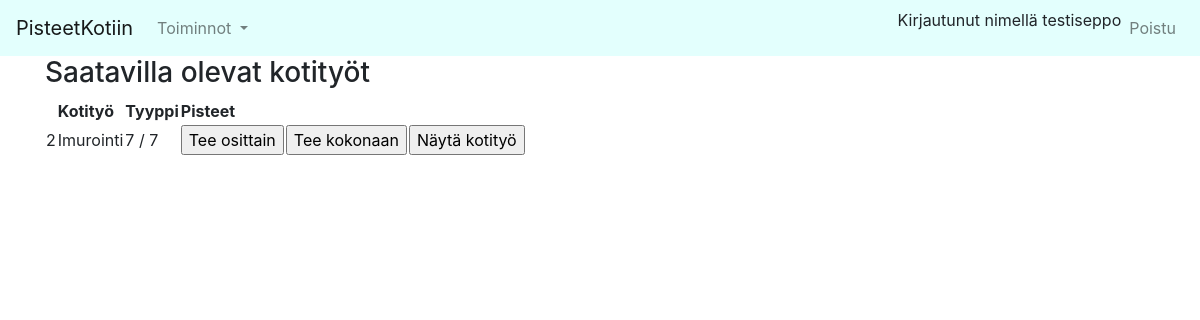
The page /chores/ (signed in) on the database its author committed.
### application/auth/models.py (models this page shows, shortened)
class User(Base):
    __tablename__ = "account"
    name = db.Column(db.String(144), nullable=False)
    username = db.Column(db.String(144), nullable=False)
    password = db.Column(db.String(144), nullable=False)
    points= db.Column(db.Integer, nullable=False)
    household= db.Column(db.Integer, db.ForeignKey('household.id'),nullable=False)
    nameIndex= db.Index("name_index", name)

### application/chores/models.py (models this page shows, shortened)
class AvailableChore(Base):
    __tablename__ = "chore"
    householdid = db.Column(db.Integer, db.ForeignKey('household.id'), nullable=False)
    points = db.Column(db.Integer, nullable=False)
    maxpoints = db.Column(db.Integer, nullable=False)
    choretype= db.Column(db.Integer, db.ForeignKey('choretype.id'), nullable= False)
    message= db.Column(db.String(144), nullable= True)
    type_index=db.Index("type_index", choretype)
    @staticmethod
    def list_chores(household):
        res=""
        try:
            stmt = text("SELECT chore.id, chore.points, chore.maxpoints, choretype.name "
                        "FROM chore INNER JOIN choretype ON chore.choretype=choretype.id "
                        " WHERE chore.householdid= " + str(household) +" AND chore.points>0;")
            res = db.engine.execute(stmt)
        except Exception as e:
            return render_template("/error.html", message= e.message)
        response = []
        for row in res:
            response.append({"id":row[0], "points":row[1], "maxpoints": row[2], "choretype": row[3]})
        return response

### application/choretype/models.py (models this page shows, shortened)
class Choretype(Base):
    name= db.Column(db.String(144), nullable=False)

### application/chores/views.py (the view)
@app.route("/chores/", methods=["GET"])
@login_required(role="ANY")
def chore_index():
    return render_template("/chores/list.html", chores = AvailableChore.list_chores(current_user.household))

### application/__init__.py (called while the page is built)
def login_required(role="ANY"):
    def wrapper(fn):
        @wraps(fn)
        def decorated_view(*args, **kwargs):
            if not current_user.is_authenticated:
                return login_manager.unauthorized()
            unauthorized = False
            if role != "ANY":
                unauthorized = True
                for user_role in current_user.roles():
                    if user_role == role:
                        unauthorized = False
                        break
            if unauthorized:
                return login_manager.unauthorized()
            return fn(*args, **kwargs)
        return decorated_view
    return wrapper

@login_manager.user_loader
def load_user(user_id):
    return User.query.get(user_id)

### application/templates/chores/list.html
{% extends "layout.html" %}
{% block body %}
  <H3>Saatavilla olevat kotityöt</H3>
  <table>
    <tr>
      <th></th>
      <th>Kotityö</th>
      <th>Tyyppi</th>
      <th>Pisteet</th>
    </tr>
    {% for chore in chores %}
    <tr>
      <td>{{ chore.id }}</td>
      <td>{{ chore.choretype }}</td>
      <td>{{ chore.points }} / {{ chore.maxpoints }}</td>
      <td>
	       <form method="POST" action="{{ url_for('do_chore', chore_id=chore.id, fully=0) }}">
	         <input type="submit" value="Tee osittain"/>
	       </form>
      </td>
      <td>
         <form method="POST" action="{{ url_for('do_chore', chore_id=chore.id, fully=1) }}">
           <input type="submit" value="Tee kokonaan"/>
         </form>
      </td>
      <td>
        <form method="GET" action="{{ url_for('show_chore', chore_id=chore.id) }}">
          <input type="submit" value="Näytä kotityö"/>
        </form>
     </td>
     <td> {{ chore.message }}</td>
    </tr>
    {% endfor %}
  </table>
{% endblock %}

### application/templates/layout.html (shortened to what this page needs)
  <!DOCTYPE html>
  <html>
    <head>
      <link rel="stylesheet" href="https://maxcdn.bootstrapcdn.com/bootstrap/4.0.0/css/bootstrap.min.css">
    </head>
    <body>
            <nav class="navbar navbar-expand-lg navbar-light bg-orange" style="background-color: #e3fffd;">
                    <a class="navbar-brand" href="/">PisteetKotiin</a>
                    <div class="collapse navbar-collapse" id="navbarCollapse">
                        <ul class="navbar-nav mr-auto">
                            <li class="nav-item dropdown" aria-labelledby="navbarDropdown">
                                <a class="nav-link dropdown-toggle" href="#" id="navbarDropdown" role="button" data-toggle="dropdown" aria-haspopup="true" aria-expanded="false">
                                    Toiminnot
                                </a>
                            </li>
                        </ul>
                  <div class="form-inline mt-2 mt-md-0">
                    <ul class="navbar-nav">
                        {% if current_user.is_authenticated %}
                        <li class="nav-item">Kirjautunut nimellä {{ current_user.name }} </li>
                        <li class="nav-item">
                            <a class="nav-link" href="{{ url_for('auth_logout') }}"> Poistu</a></li>
                        {% endif %}
                    </ul>
                </div>
                </div>
          </nav>
      <main role="main" class="container">
        {% block body %}{% endblock %}
      </main>
    </body>
  </html>

### rows shown on the page
User: name "testiseppo"
AvailableChore: id "2", choretype "Imurointi", points "7", maxpoints "7"
